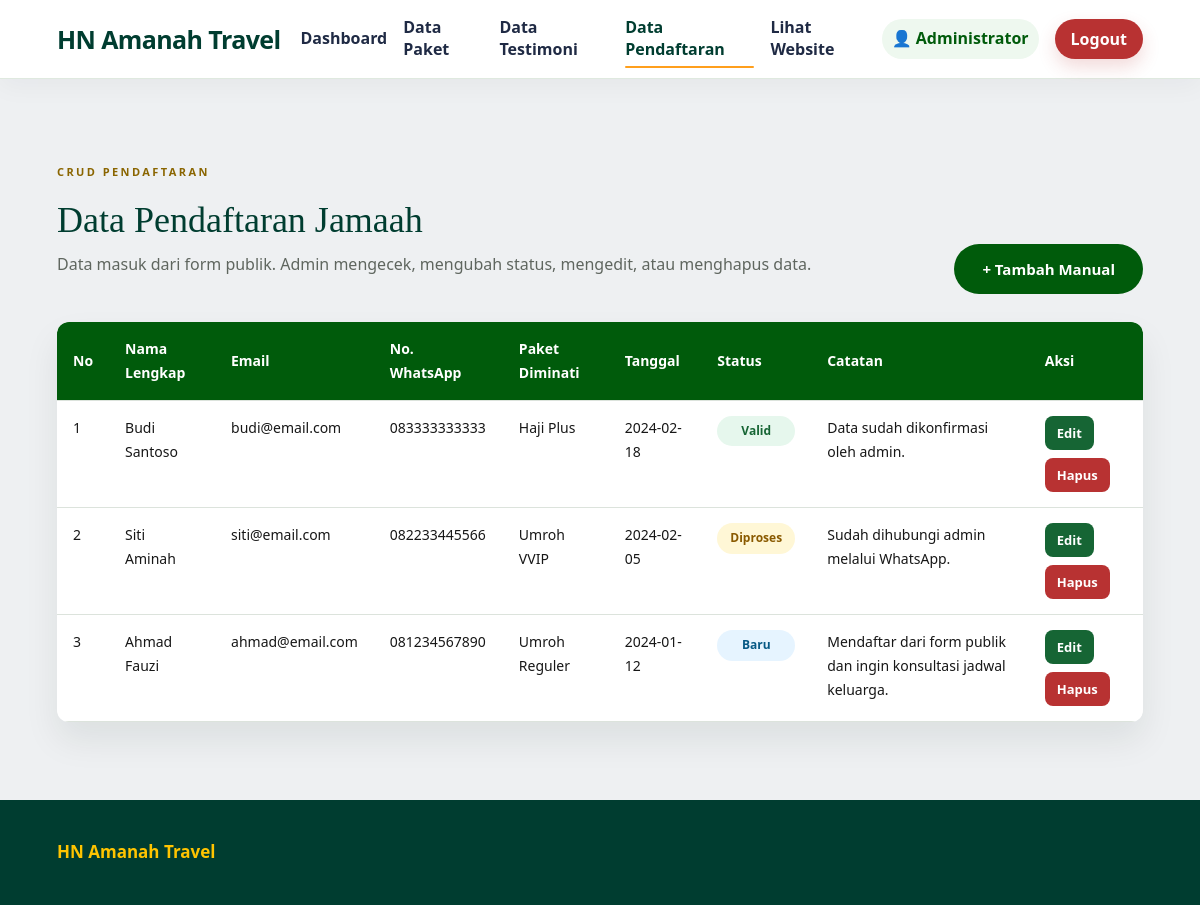
/admin.php?page=pendaftaran (signed in), run on the app's committed database.
### tables this page shows
CREATE TABLE pendaftaran (
    id_pendaftaran INT AUTO_INCREMENT PRIMARY KEY,
    nama_lengkap VARCHAR(100) NOT NULL,
    email VARCHAR(100) NOT NULL,
    no_hp VARCHAR(30) NOT NULL,
    paket_diminati VARCHAR(100) NOT NULL,
    tanggal_daftar DATE NOT NULL,
    status VARCHAR(30) NOT NULL,
    catatan TEXT
);

### admin.php (the view, shortened to what this page needs)
<?php
include 'koneksi.php';
$page = isset($_GET['page']) ? $_GET['page'] : 'paket';
$aksi = isset($_GET['aksi']) ? $_GET['aksi'] : 'tampil';
include 'admin_header.php';
?>
<main class="section section-light">
  <div class="container<?php if ($aksi == 'tambah' || $aksi == 'edit') echo ' narrow'; ?>">
<?php
if ($aksi == 'tampil') {
?>
<?php
    if ($page == 'pendaftaran') {
        $query = mysqli_query($konek, "SELECT * FROM pendaftaran ORDER BY id_pendaftaran DESC");
?>
    <div class="page-head">
      <div><span class="eyebrow">CRUD Pendaftaran</span><h1>Data Pendaftaran Jamaah</h1><p>Data masuk dari form publik. Admin mengecek, mengubah status, mengedit, atau menghapus data.</p></div>
      <a href="admin.php?page=pendaftaran&aksi=tambah" class="btn-primary">+ Tambah Manual</a>
    </div>
    <div class="table-wrap"><table class="data-table"><tr><th>No</th><th>Nama Lengkap</th><th>Email</th><th>No. WhatsApp</th><th>Paket Diminati</th><th>Tanggal</th><th>Status</th><th>Catatan</th><th>Aksi</th></tr>
    <?php $no=1; while($data=mysqli_fetch_array($query)) { ?>
      <tr>
        <td><?php echo $no++; ?></td><td><?php echo htmlspecialchars($data['nama_lengkap']); ?></td><td><?php echo htmlspecialchars($data['email']); ?></td><td><?php echo htmlspecialchars($data['no_hp']); ?></td><td><?php echo htmlspecialchars($data['paket_diminati']); ?></td><td><?php echo htmlspecialchars($data['tanggal_daftar']); ?></td><td><span class="status-badge status-<?php echo strtolower($data['status']); ?>"><?php echo htmlspecialchars($data['status']); ?></span></td><td><?php echo htmlspecialchars($data['catatan']); ?></td>
        <td class="action-cell"><a href="admin.php?page=pendaftaran&aksi=edit&id=<?php echo $data['id_pendaftaran']; ?>" class="btn-edit">Edit</a><a href="admin.php?page=pendaftaran&aksi=hapus&id=<?php echo $data['id_pendaftaran']; ?>" class="btn-delete" onclick="return confirm('Yakin ingin menghapus data pendaftaran ini?')">Hapus</a></td>
      </tr>
    <?php } ?>
    </table></div>
<?php
    }
}
?>
  </div>
</main>
<?php include 'admin_footer.php'; ?>

### style.css (style rules this page uses)
*, *::before, *::after { box-sizing: border-box; margin: 0; padding: 0; }
:root { --green: #005b0b; --green-dark: #003d30; --green-soft: #dceedd; --gold: #8a6500; --gold-soft: #ffd35d; --text: #171717; --muted: #5f665f; --line: #dce3dc; --bg: #f5f6f8; --white: #ffffff; --shadow: 0 18px 35px rgba(18, 32, 24, 0.08); --serif: Georgia, 'Times New Roman', serif; --sans: 'Segoe UI', Arial, sans-serif; }
html { scroll-behavior: smooth; }
body { font-family: var(--sans); color: var(--text); background: var(--bg); line-height: 1.7; }
a { text-decoration: none; color: inherit; }
.container { width: min(1110px, calc(100% - 80px)); margin: 0 auto; }
.btn-primary, .btn-outline, .btn-gold, .btn-wide, .btn-danger, .btn-small { border: 0; cursor: pointer; display: inline-flex; align-items: center; justify-content: center; gap: 10px; font-family: var(--sans); font-size: 15px; font-weight: 800; transition: transform 0.2s ease, box-shadow 0.2s ease, background 0.2s ease; }
.btn-primary { min-height: 50px; padding: 0 28px; border-radius: 999px; color: #fff; background: var(--green); }
.eyebrow { display: inline-block; margin-bottom: 18px; color: var(--gold); font-size: 11px; font-weight: 800; letter-spacing: 0.22em; text-transform: uppercase; }
.section { padding: 78px 0; }
.section-light { background: #eef0f2; }
.data-table { width: 100%; border-collapse: collapse; overflow: hidden; border-radius: 10px; background: #fff; box-shadow: var(--shadow); }
.data-table th, .data-table td { padding: 15px 16px; border-bottom: 1px solid var(--line); text-align: left; font-size: 14px; }
.data-table th { color: #fff; background: var(--green); }
.page-head { display: flex; justify-content: space-between; align-items: flex-end; gap: 24px; margin-bottom: 28px; }
.page-head h1, .form-panel h1, .admin-panel h2 { font-family: var(--serif); color: var(--green-dark); font-size: clamp(30px, 3vw, 44px); line-height: 1.15; margin-bottom: 10px; }
.page-head p, .form-panel p, .admin-panel p { color: var(--muted); }
.table-wrap { width: 100%; overflow-x: auto; border-radius: 12px; box-shadow: var(--shadow); background: #fff; }
.data-table { min-width: 900px; }
.action-cell { display: flex; gap: 8px; flex-wrap: wrap; }
.btn-edit, .btn-delete { display: inline-flex; align-items: center; justify-content: center; min-height: 34px; padding: 0 12px; border-radius: 8px; color: #fff; font-size: 13px; font-weight: 800; }
.btn-edit { background: #166534; }
.btn-delete { background: #b83232; }
.status-badge { display: inline-flex; align-items: center; justify-content: center; min-width: 78px; padding: 5px 10px; border-radius: 999px; font-size: 12px; font-weight: 900; white-space: nowrap; }
.status-baru { background: #e6f4ff; color: #075985; }
.status-diproses { background: #fff7d6; color: #8a5a00; }
.status-valid { background: #e6f7ed; color: #166534; }
.data-table td { vertical-align: top; }

### data on the page
pendaftaran: nama_lengkap "Budi Santoso", email "budi@email.com", no_hp "083333333333", paket_diminati "Haji Plus", tanggal_daftar "2024-02-18", status "Valid", catatan "Data sudah dikonfirmasi oleh admin."
pendaftaran: nama_lengkap "Siti Aminah", email "siti@email.com", no_hp "082233445566", paket_diminati "Umroh VVIP", tanggal_daftar "2024-02-05", status "Diproses", catatan "Sudah dihubungi admin melalui WhatsApp."
pendaftaran: nama_lengkap "Ahmad Fauzi", email "ahmad@email.com", no_hp "081234567890", paket_diminati "Umroh Reguler", tanggal_daftar "2024-01-12", status "Baru", catatan "Mendaftar dari form publik dan ingin konsultasi jadwal keluarga."

### other printed values
$nama_admin "Administrator"
